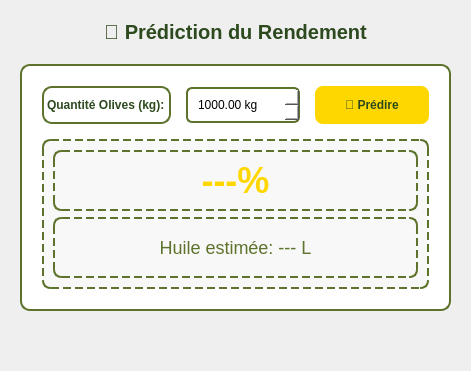
          <widget class="QWidget" name="tab3">
           <attribute name="title">
            <string>Prédiction Rendement</string>
           </attribute>
           <layout class="QVBoxLayout" name="tab3Layout">
            <property name="spacing">
             <number>20</number>
            </property>
            <property name="margin" stdset="0">
             <number>20</number>
            </property>
            <item>
             <widget class="QLabel" name="predTitle">
              <property name="styleSheet">
               <string>font-size: 20px; color: #2d4a1f; font-weight: bold;</string>
              </property>
              <property name="text">
               <string>🔮 Prédiction du Rendement</string>
              </property>
              <property name="alignment">
               <set>Qt::AlignmentFlag::AlignCenter</set>
              </property>
             </widget>
            </item>
            <item>
             <widget class="QFrame" name="predFrame">
              <property name="styleSheet">
               <string>background: white; border: 2px solid #5d732c; border-radius: 10px;</string>
              </property>
              <layout class="QVBoxLayout" name="predLayout">
               <property name="spacing">
                <number>15</number>
               </property>
               <property name="margin" stdset="0">
                <number>20</number>
               </property>
               <item>
                <layout class="QHBoxLayout">
                 <item>
                  <widget class="QLabel" name="labelPredInput">
                   <property name="styleSheet">
                    <string>color: #2d4a1f; font-weight: bold;</string>
                   </property>
                   <property name="text">
                    <string>Quantité Olives (kg):</string>
                   </property>
                  </widget>
                 </item>
                 <item>
                  <widget class="QDoubleSpinBox" name="inputPredOlives">
                   <property name="styleSheet">
                    <string>padding: 8px; border: 2px solid #5d732c; border-radius: 6px;</string>
                   </property>
                   <property name="suffix">
                    <string> kg</string>
                   </property>
                   <property name="maximum">
                    <double>100000.000000000000000</double>
                   </property>
                   <property name="value">
                    <double>1000.000000000000000</double>
                   </property>
                  </widget>
                 </item>
                 <item>
                  <widget class="QPushButton" name="btnPredictProduction">
                   <property name="styleSheet">
                    <string>background: #ffd700; color: #2d4a1f; border: none; padding: 12px 30px; border-radius: 8px; font-weight: bold;</string>
                   </property>
                   <property name="text">
                    <string>🔮 Prédire</string>
                   </property>
                  </widget>
                 </item>
                </layout>
               </item>
               <item>
                <widget class="QFrame" name="predResult">
                 <property name="minimumSize">
                  <size>
                   <width>0</width>
                   <height>150</height>
                  </size>
                 </property>
                 <property name="styleSheet">
                  <string>background: #f8f8f8; border: 2px dashed #5d732c; border-radius: 8px;</string>
                 </property>
                 <layout class="QVBoxLayout">
                  <item>
                   <widget class="QLabel" name="valuePredRendement">
                    <property name="styleSheet">
                     <string>font-size: 36px; color: #ffd700; font-weight: bold;</string>
                    </property>
                    <property name="text">
                     <string>---%</string>
                    </property>
                    <property name="alignment">
                     <set>Qt::AlignmentFlag::AlignCenter</set>
                    </property>
                   </widget>
                  </item>
                  <item>
                   <widget class="QLabel" name="valuePredHuile">
                    <property name="styleSheet">
                     <string>font-size: 18px; color: #5d732c;</string>
                    </property>
                    <property name="text">
                     <string>Huile estimée: --- L</string>
                    </property>
                    <property name="alignment">
                     <set>Qt::AlignmentFlag::AlignCenter</set>
                    </property>
                   </widget>
                  </item>
                 </layout>
                </widget>
               </item>
              </layout>
             </widget>
            </item>
            <item>
             <spacer>
              <property name="orientation">
               <enum>Qt::Orientation::Vertical</enum>
              </property>
              <property name="sizeHint" stdset="0">
               <size>
                <width>20</width>
                <height>40</height>
               </size>
              </property>
             </spacer>
            </item>
           </layout>
          </widget>
